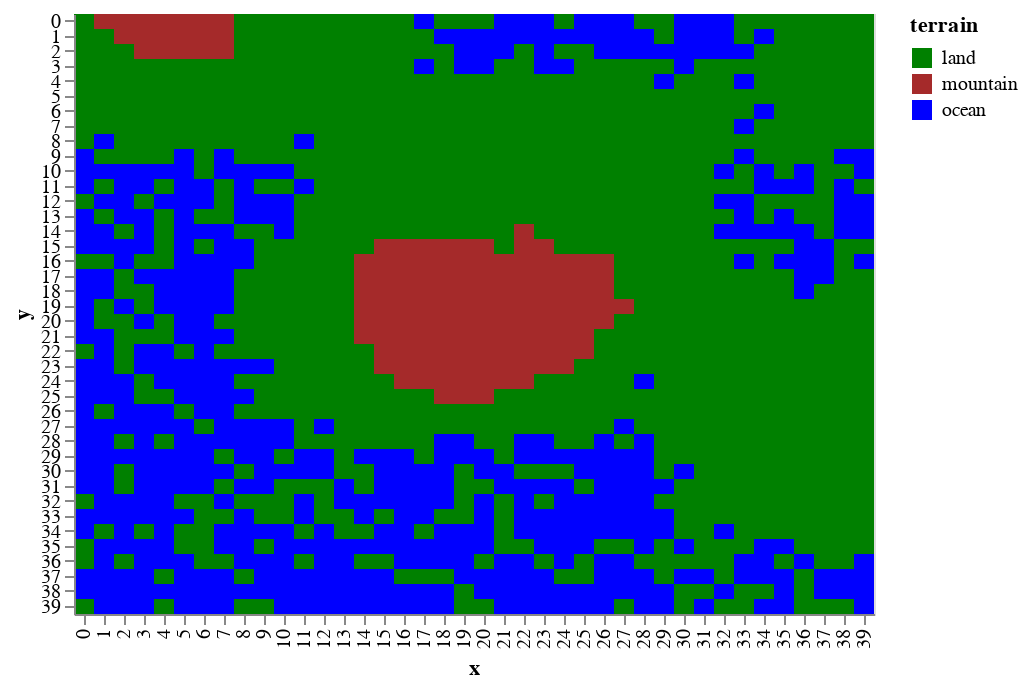

The notebook cell saved with this chart:
### Markdown cell above
If the oceans were to come in at `height == 0` then you can assume that lower terrain is _under water_

### Code cell
draw.drawTerrainTypes(world.grid_elevation,world.landscape)

### Figure 1 — Vega-Lite specification as saved in the notebook (floating-point values rounded to 4 significant figures; data arrays with more than 128 entries replaced by an {"elided": "..."} marker saying what was removed)
{"$schema": "https://vega.github.io/schema/vega-lite/v2.6.0.json", "config": {"view": {"height": 300, "width": 400}}, "data": {"name": "data-d37e32c0ebd7a892e3627583c2d18bed"}, "datasets": {"data-d37e32c0ebd7a892e3627583c2d18bed": {"elided": "1600 records"}}, "encoding": {"color": {"field": "terrain", "scale": {"domain": ["land", "mountain", "ocean"], "range": ["green", "brown", "blue"]}, "type": "nominal"}, "x": {"field": "x", "type": "ordinal"}, "y": {"field": "y", "type": "ordinal"}}, "mark": "rect"}
